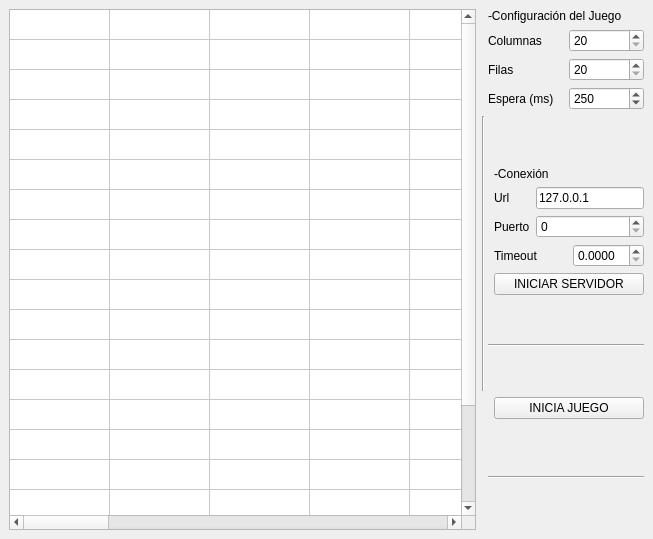
<?xml version="1.0" encoding="UTF-8"?>
<ui version="4.0">
 <class>MainWindow</class>
 <widget class="QMainWindow" name="MainWindow">
  <property name="geometry">
   <rect>
    <x>0</x>
    <y>0</y>
    <width>653</width>
    <height>539</height>
   </rect>
  </property>
  <property name="windowTitle">
   <string>Servidor</string>
  </property>
  <property name="autoFillBackground">
   <bool>false</bool>
  </property>
  <widget class="QWidget" name="centralwidget">
   <property name="autoFillBackground">
    <bool>false</bool>
   </property>
   <layout class="QGridLayout" name="gridLayout_3">
    <item row="2" column="3">
     <layout class="QGridLayout" name="gridLayout_2">
      <item row="0" column="0" colspan="2">
       <widget class="QLabel" name="label_5">
        <property name="text">
         <string>-Conexión</string>
        </property>
       </widget>
      </item>
      <item row="2" column="0">
       <widget class="QLabel" name="label_7">
        <property name="text">
         <string>Puerto</string>
        </property>
       </widget>
      </item>
      <item row="2" column="1" colspan="2">
       <widget class="QSpinBox" name="spinBox_4"/>
      </item>
      <item row="3" column="2">
       <widget class="QDoubleSpinBox" name="doubleSpinBox">
        <property name="decimals">
         <number>4</number>
        </property>
       </widget>
      </item>
      <item row="3" column="0" colspan="2">
       <widget class="QLabel" name="label_8">
        <property name="text">
         <string>Timeout</string>
        </property>
       </widget>
      </item>
      <item row="1" column="0">
       <widget class="QLabel" name="label_6">
        <property name="text">
         <string>Url</string>
        </property>
       </widget>
      </item>
      <item row="4" column="0" colspan="3">
       <widget class="QPushButton" name="pushButton">
        <property name="text">
         <string>INICIAR SERVIDOR</string>
        </property>
       </widget>
      </item>
      <item row="1" column="1" colspan="2">
       <widget class="QLineEdit" name="lineEdit">
        <property name="text">
         <string>127.0.0.1</string>
        </property>
       </widget>
      </item>
     </layout>
    </item>
    <item row="0" column="0" rowspan="9">
     <widget class="QTableWidget" name="tableWidget">
      <property name="rowCount">
       <number>20</number>
      </property>
      <property name="columnCount">
       <number>20</number>
      </property>
      <attribute name="horizontalHeaderVisible">
       <bool>false</bool>
      </attribute>
      <attribute name="horizontalHeaderMinimumSectionSize">
       <number>2</number>
      </attribute>
      <attribute name="verticalHeaderVisible">
       <bool>false</bool>
      </attribute>
      <attribute name="verticalHeaderMinimumSectionSize">
       <number>20</number>
      </attribute>
      <row/>
      <row/>
      <row/>
      <row/>
      <row/>
      <row/>
      <row/>
      <row/>
      <row/>
      <row/>
      <row/>
      <row/>
      <row/>
      <row/>
      <row/>
      <row/>
      <row/>
      <row/>
      <row/>
      <row/>
      <column/>
      <column/>
      <column/>
      <column/>
      <column/>
      <column/>
      <column/>
      <column/>
      <column/>
      <column/>
      <column/>
      <column/>
      <column/>
      <column/>
      <column/>
      <column/>
      <column/>
      <column/>
      <column/>
      <column/>
     </widget>
    </item>
    <item row="1" column="1" rowspan="4" colspan="2">
     <widget class="Line" name="line_2">
      <property name="orientation">
       <enum>Qt::Vertical</enum>
      </property>
     </widget>
    </item>
    <item row="3" column="2" rowspan="2" colspan="2">
     <widget class="Line" name="line">
      <property name="orientation">
       <enum>Qt::Horizontal</enum>
      </property>
     </widget>
    </item>
    <item row="7" column="2" colspan="2">
     <widget class="Line" name="line_3">
      <property name="orientation">
       <enum>Qt::Horizontal</enum>
      </property>
     </widget>
    </item>
    <item row="0" column="2" colspan="2">
     <layout class="QGridLayout" name="gridLayout">
      <item row="0" column="0" colspan="2">
       <widget class="QLabel" name="label">
        <property name="text">
         <string>-Configuración del Juego</string>
        </property>
       </widget>
      </item>
      <item row="1" column="0">
       <widget class="QLabel" name="label_2">
        <property name="text">
         <string>Columnas</string>
        </property>
       </widget>
      </item>
      <item row="1" column="1">
       <widget class="QSpinBox" name="spinBox">
        <property name="minimum">
         <number>20</number>
        </property>
       </widget>
      </item>
      <item row="2" column="0">
       <widget class="QLabel" name="label_3">
        <property name="text">
         <string>Filas</string>
        </property>
       </widget>
      </item>
      <item row="2" column="1">
       <widget class="QSpinBox" name="spinBox_2">
        <property name="minimum">
         <number>20</number>
        </property>
       </widget>
      </item>
      <item row="3" column="0">
       <widget class="QLabel" name="label_4">
        <property name="text">
         <string>Espera (ms)</string>
        </property>
       </widget>
      </item>
      <item row="3" column="1">
       <widget class="QSpinBox" name="spinBox_3">
        <property name="maximum">
         <number>300</number>
        </property>
        <property name="value">
         <number>250</number>
        </property>
       </widget>
      </item>
     </layout>
    </item>
    <item row="5" column="3">
     <widget class="QPushButton" name="pushButton_2">
      <property name="text">
       <string>INICIA JUEGO</string>
      </property>
     </widget>
    </item>
   </layout>
  </widget>
 </widget>
 <resources/>
 <connections/>
</ui>
